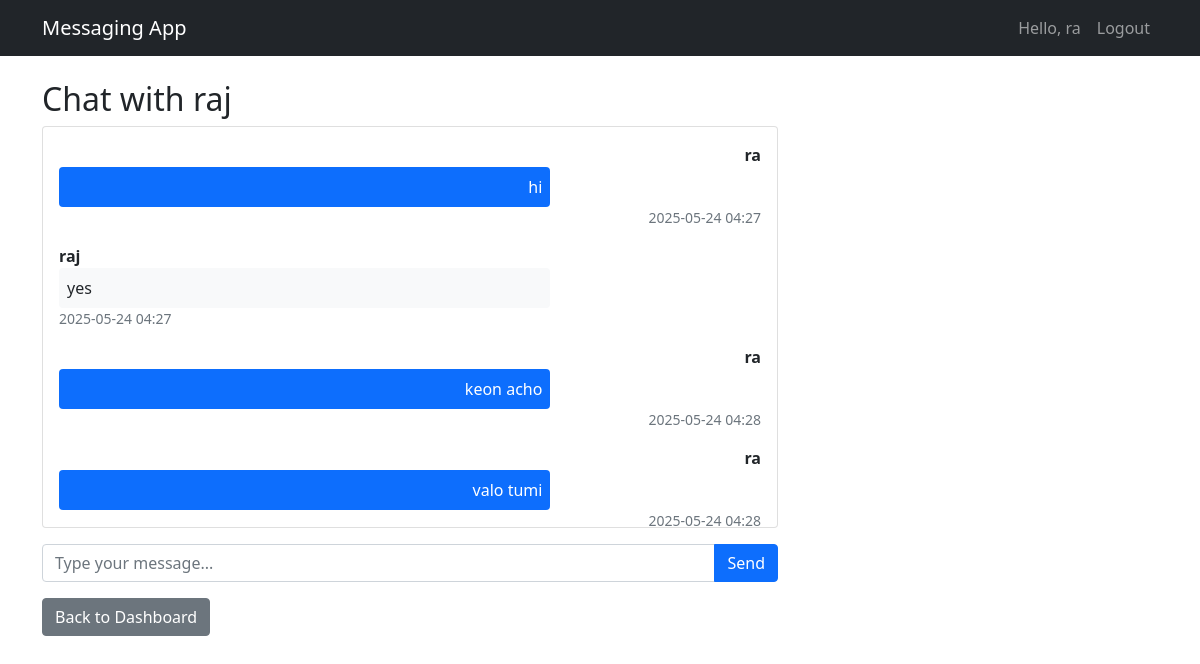
Screenshot of /chat/3 (signed in) with the database file from the repository.
### app.py (models this page shows, shortened)
class User(UserMixin, db.Model):
    id = db.Column(db.Integer, primary_key=True)
    username = db.Column(db.String(80), unique=True, nullable=False)
    password = db.Column(db.String(200), nullable=False)
    last_seen = db.Column(db.DateTime, default=datetime.utcnow)
    online = db.Column(db.Boolean, default=False)

class Message(db.Model):
    id = db.Column(db.Integer, primary_key=True)
    sender_id = db.Column(db.Integer, db.ForeignKey('user.id'), nullable=False)
    recipient_id = db.Column(db.Integer, db.ForeignKey('user.id'), nullable=False)
    content = db.Column(db.Text, nullable=False)
    timestamp = db.Column(db.DateTime, default=datetime.utcnow)
    read = db.Column(db.Boolean, default=False)
    sender = db.relationship('User', foreign_keys=[sender_id])
    recipient = db.relationship('User', foreign_keys=[recipient_id])

### app.py (the view)
@app.route('/chat/<int:recipient_id>')
@login_required
def chat(recipient_id):
    recipient = User.query.get_or_404(recipient_id)
    messages = Message.query.filter(
        ((Message.sender_id == current_user.id) & (Message.recipient_id == recipient.id)) |
        ((Message.sender_id == recipient.id) & (Message.recipient_id == current_user.id))
    ).order_by(Message.timestamp.asc()).all()
    for message in messages:
        if message.recipient_id == current_user.id and not message.read:
            message.read = True
    db.session.commit()
    return render_template('chat.html', recipient=recipient, messages=messages)

### app.py (called while the page is built)
@login_manager.user_loader
def load_user(user_id):
    return User.query.get(int(user_id))

@app.before_request
def before_request():
    if current_user.is_authenticated:
        current_user.last_seen = datetime.utcnow()
        db.session.commit()

### templates/chat.html (shortened to what this page needs)
{% extends "base.html" %}
{% block content %}
<div class="row">
    <div class="col-md-8">
        <h2>Chat with {{ recipient.username }}</h2>
        <div class="card mb-3">
            <div class="card-body" id="message-container" style="height: 400px; overflow-y: auto;">
                {% for message in messages %}
                    <div class="mb-3 {% if message.sender_id == current_user.id %}text-end{% endif %}">
                        <div class="d-flex flex-column">
                            <strong>{{ message.sender.username }}</strong>
                            <div class="p-2 rounded {% if message.sender_id == current_user.id %}bg-primary text-white{% else %}bg-light{% endif %}" style="max-width: 70%;">
                                {{ message.content }}
                            </div>
                            <small class="text-muted">{{ message.timestamp.strftime('%Y-%m-%d %H:%M') }}</small>
                        </div>
                    </div>
                {% endfor %}
            </div>
        </div>
        <form id="message-form">
            <div class="input-group mb-3">
                <input type="text" class="form-control" id="message-input" placeholder="Type your message..." required>
                <button class="btn btn-primary" type="submit">Send</button>
            </div>
        </form>
        <a href="{{ url_for('dashboard') }}" class="btn btn-secondary">Back to Dashboard</a>
    </div>
</div>
{% endblock %}

### templates/base.html (shortened to what this page needs)
<!DOCTYPE html>
<html lang="en">
<head>
    <link href="https://cdn.jsdelivr.net/npm/bootstrap@5.1.3/dist/css/bootstrap.min.css" rel="stylesheet">
</head>
<body>
    <nav class="navbar navbar-expand-lg navbar-dark bg-dark">
        <div class="container">
            <a class="navbar-brand" href="{{ url_for('dashboard') }}">Messaging App</a>
            <div class="navbar-nav">
                {% if current_user.is_authenticated %}
                    <span class="nav-item nav-link">Hello, {{ current_user.username }}</span>
                    <a class="nav-item nav-link" href="{{ url_for('logout') }}">Logout</a>
                {% else %}
                    <a class="nav-item nav-link" href="{{ url_for('login') }}">Login</a>
                    <a class="nav-item nav-link" href="{{ url_for('register') }}">Register</a>
                {% endif %}
            </div>
        </div>
    </nav>
    <div class="container mt-4">
        {% block content %}{% endblock %}
    </div>
</body>
</html>

### rows the page displays
User: username "ra"
User: username "raj"
Message: sender.username "ra", content "hi", timestamp "2025-05-24 04:27"
Message: sender.username "raj", content "yes", timestamp "2025-05-24 04:27"
Message: sender.username "ra", content "keon acho", timestamp "2025-05-24 04:28"
Message: sender.username "ra", content "valo tumi", timestamp "2025-05-24 04:28"
